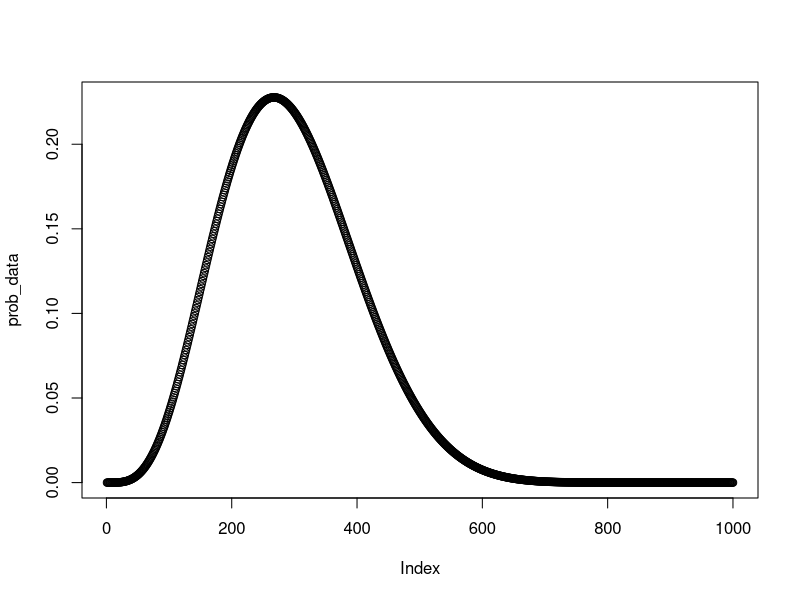
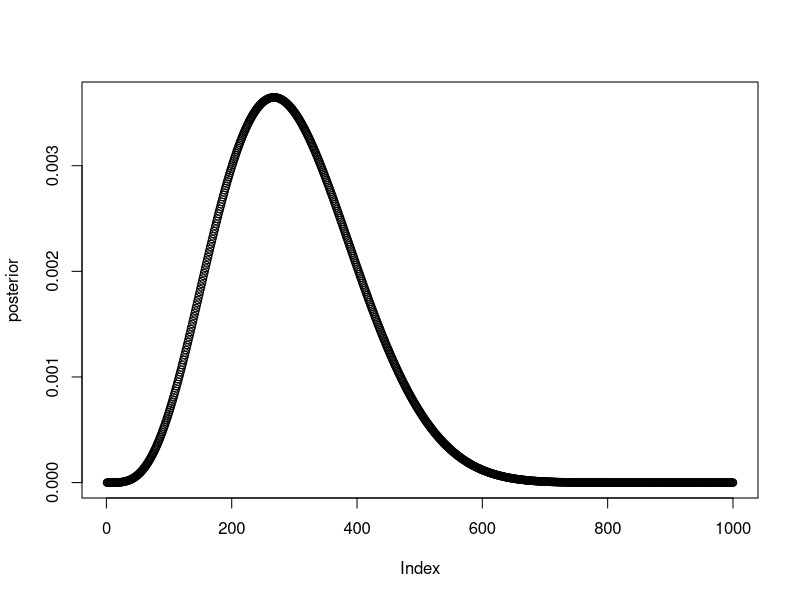
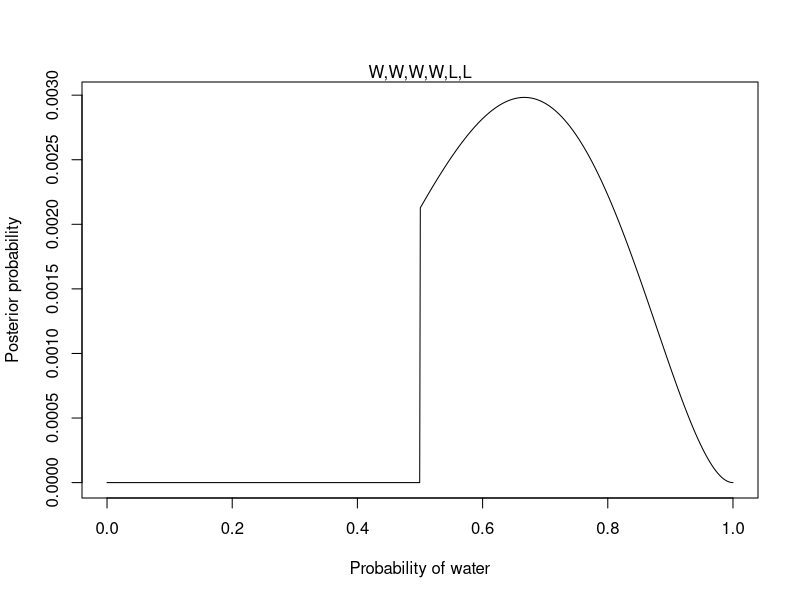
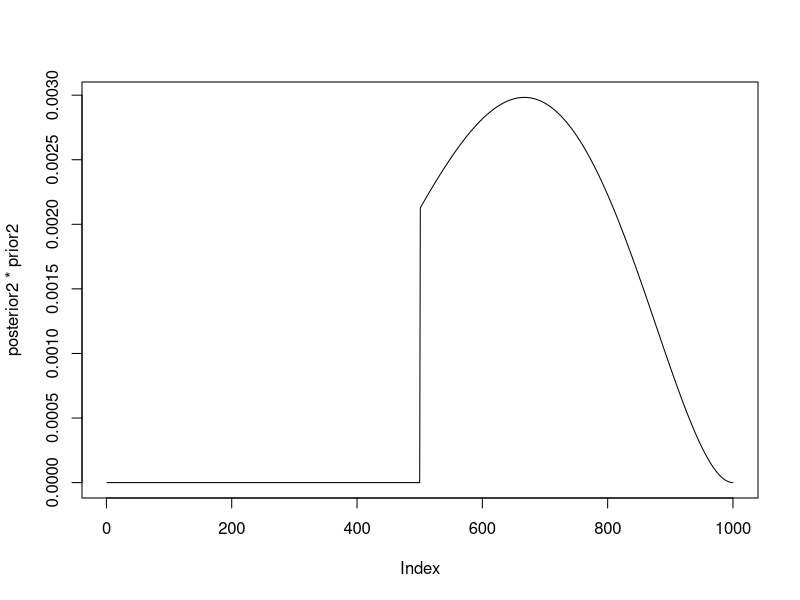

These charts were generated, in order, by the following R code: (Note: this script raises an error after producing the figures.)

# Week 1 Homework ---------------------------------------------------------

# Due Friday January 14
# Review EASY problems at the end of Chapters 1, 2, 3

# 1. Globe tossing = 4 water and 11 land.
# construct the posterior distribution, using grid approx., and same flat prior.

# grid approximation
p_grid <- seq(from = 0, to = 1,
              length.out = 1000) 

# uniform prior
prob_p <- rep(1,1000) 

# binomial density
prob_data <- dbinom(4, 15, prob = p_grid)
plot(prob_data)

# posterior
posterior <- prob_data * prob_p

# normalize
posterior <- posterior/sum(posterior)
plot(posterior)


# 2. Data are 4 water and 2 land. Computer posterior but this time use a prior
# that is zero below p = 0.5 and a constant above p = 0.5. This corresponds
# to prior information that a majority of the Earth's surface is water.

prior2 <- ifelse( p_grid < 0.5, 0, 1)

p_likelihood <- dbinom(4, 6, prob = p_grid)

posterior2 <- p_likelihood * prior2
posterior2 <- posterior2/sum(posterior2)

plot(posterior2 ~ p_grid, type = "l",
     xlab = "Probability of water",
     ylab = "Posterior probability")
mtext("W,W,W,W,L,L")


# 3. For the posterior distribution from 2, compute 89% percentile and HPDI intervals.
# Compare the widths of these intervals. Which is wider? Why? If you only had 
# the information in the interval, what might you misunderstand about the shape of the posterior?

# 89% percentile
q_89 <- quantile(posterior2, 0.9)

#89% 
#0.002860699 

plot(posterior2 * prior2, type = "l")


# HPDI (highest posterior density interval)

# narrowest interval containing the specified probability mass
hdpi <- HPDI(posterior2, prob = 0.7)





# 4. OPTION CHALLENGE. Sampling bias

